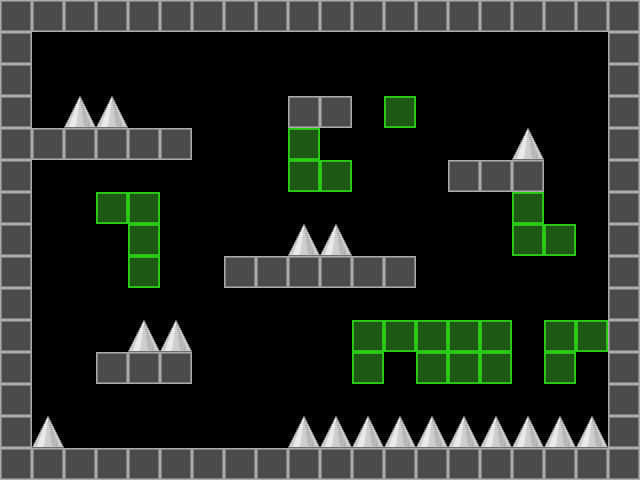

The image is a tile-based game level rendered from a .tmx file. Its description and source (layers, tilesets, objects; grid data summarised) follow:
An orthogonal 20x15 tile map with 32x32 px tiles, 1 tile layer (Calque de Tile 1).

<map version="1.0" orientation="orthogonal" renderorder="right-down" width="20" height="15" tilewidth="32" tileheight="32">
 <tileset firstgid="1" source="../tilesets/test_tileset.tsx" />
 <layer name="Calque de Tile 1" width="20" height="15">
  <data>[300 cells, 126 non-empty, 3 distinct tile ids]</data>
 </layer>
</map>